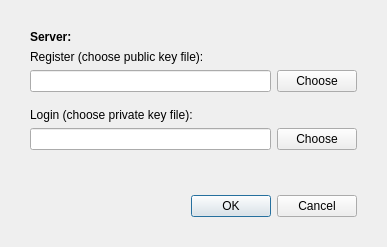
<?xml version="1.0" encoding="UTF-8"?>
<ui version="4.0">
 <class>Login</class>
 <widget class="QDialog" name="Login">
  <property name="geometry">
   <rect>
    <x>0</x>
    <y>0</y>
    <width>387</width>
    <height>247</height>
   </rect>
  </property>
  <property name="windowTitle">
   <string>Login</string>
  </property>
  <layout class="QVBoxLayout" name="verticalLayout">
   <property name="leftMargin">
    <number>30</number>
   </property>
   <property name="topMargin">
    <number>30</number>
   </property>
   <property name="rightMargin">
    <number>30</number>
   </property>
   <property name="bottomMargin">
    <number>30</number>
   </property>
   <item>
    <widget class="QLabel" name="labelServer">
     <property name="font">
      <font>
       <weight>75</weight>
       <bold>true</bold>
      </font>
     </property>
     <property name="text">
      <string>Server: </string>
     </property>
    </widget>
   </item>
   <item>
    <widget class="QLabel" name="labelRegister">
     <property name="text">
      <string>Register (choose public key file):</string>
     </property>
    </widget>
   </item>
   <item>
    <layout class="QHBoxLayout" name="horizontalLayout">
     <property name="spacing">
      <number>6</number>
     </property>
     <property name="bottomMargin">
      <number>10</number>
     </property>
     <item>
      <widget class="QLineEdit" name="lineEditPublicKeyPath"/>
     </item>
     <item>
      <widget class="QPushButton" name="pushButtonChoosePublicKey">
       <property name="text">
        <string>Choose</string>
       </property>
      </widget>
     </item>
    </layout>
   </item>
   <item>
    <widget class="QLabel" name="labelLogin">
     <property name="text">
      <string>Login (choose private key file):</string>
     </property>
    </widget>
   </item>
   <item>
    <layout class="QHBoxLayout" name="horizontalLayout_2">
     <property name="spacing">
      <number>6</number>
     </property>
     <property name="bottomMargin">
      <number>10</number>
     </property>
     <item>
      <widget class="QLineEdit" name="lineEditPrivateKeyPath"/>
     </item>
     <item>
      <widget class="QPushButton" name="pushButtonChoosePrivateKey">
       <property name="text">
        <string>Choose</string>
       </property>
      </widget>
     </item>
    </layout>
   </item>
   <item>
    <spacer name="verticalSpacer">
     <property name="orientation">
      <enum>Qt::Vertical</enum>
     </property>
     <property name="sizeHint" stdset="0">
      <size>
       <width>20</width>
       <height>40</height>
      </size>
     </property>
    </spacer>
   </item>
   <item>
    <widget class="QDialogButtonBox" name="buttonBox">
     <property name="orientation">
      <enum>Qt::Horizontal</enum>
     </property>
     <property name="standardButtons">
      <set>QDialogButtonBox::Cancel|QDialogButtonBox::Ok</set>
     </property>
    </widget>
   </item>
  </layout>
 </widget>
 <resources/>
 <connections>
  <connection>
   <sender>buttonBox</sender>
   <signal>accepted()</signal>
   <receiver>Login</receiver>
   <slot>accept()</slot>
   <hints>
    <hint type="sourcelabel">
     <x>248</x>
     <y>254</y>
    </hint>
    <hint type="destinationlabel">
     <x>157</x>
     <y>274</y>
    </hint>
   </hints>
  </connection>
  <connection>
   <sender>buttonBox</sender>
   <signal>rejected()</signal>
   <receiver>Login</receiver>
   <slot>reject()</slot>
   <hints>
    <hint type="sourcelabel">
     <x>316</x>
     <y>260</y>
    </hint>
    <hint type="destinationlabel">
     <x>286</x>
     <y>274</y>
    </hint>
   </hints>
  </connection>
 </connections>
</ui>
